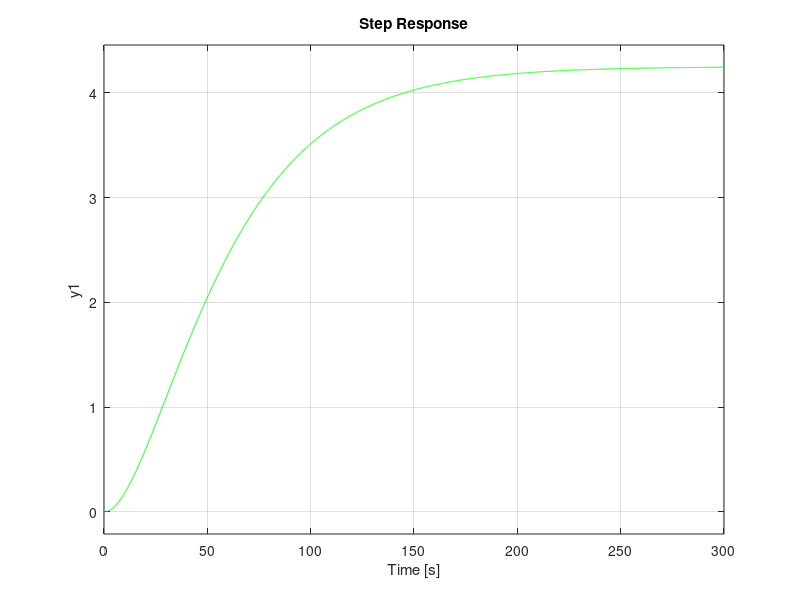

Source code (MATLAB): (Note: this script raises an error after producing the figure.)
% Indice pentru implementat: tabelele 3.1/3.2; metoda 3
% Lab 3: 3.5.1; Ex2/opt nu e necesar

Hs = tf([4.25], conv(conv([0.3, 1],[22.5, 1]),[40,1]));
step(Hs, 'g'); hold on;
yss = 4.25;
%Cohen Coon
t632index = 0.632 * yss;
t28index = 0.28 * yss;
t632=66.5;
t28=31.9;
T = 1.5 * (t632 - t28);
Tm = 1.5 * (t28 - (0.33*t632));
HsSim = tf(4.25, [T 1], 'InputDelay', Tm);
step(HsSim, 'b')
Kf = 4.25;

%% metoda 3: chien-hrones-reswich overdamped wrt the ref signal
Pkp = (T * 0.3)/(Tm*Kf)
Pti = inf;
Ptd = 0;

PIkp = (T*0.35)/(Tm*Kf);
PIti = 1.2*Tm;
PItd = 0;

PIDkp = (0.6*T)/(0.5*Tm);
PIDti = Tm;
PIDtd = 0.5*Tm;
%%  wrt disturbances
Pkp = (T * 0.3)/(Tm*Kf)
Pti = inf;
Ptd = 0;

PIkp = (T*0.6)/(Tm*Kf);
PIti = 4*Tm;
PItd = 0;

PIDkp = (0.95*T)/(0.5*Tm);
PIDti = 2.4*Tm;
PIDtd = 0.42*Tm;